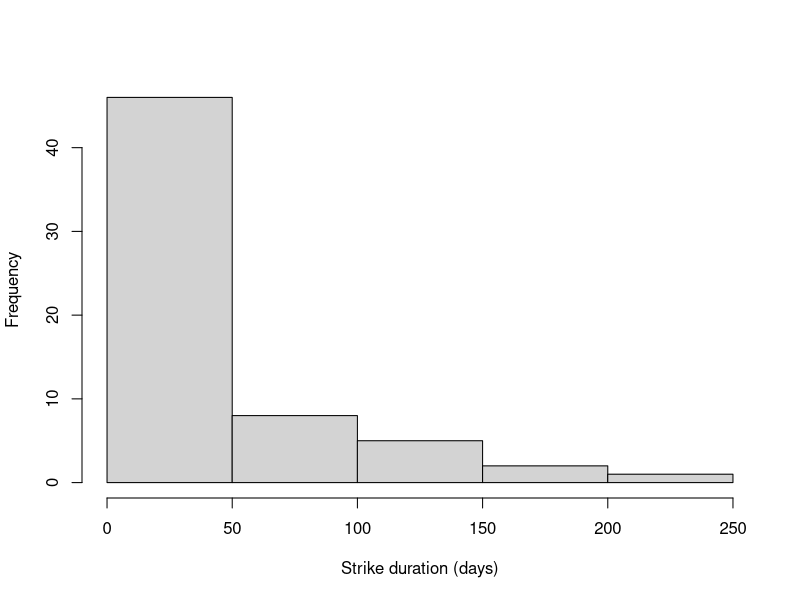

Generate this figure with R:
## strike data set ##

# Setting working directory (customize)
setwd("/Users/miguel/Dropbox/STAT-2017")

# Importing data #
strike <- read.csv("Data/strike.csv")
str(strike)
summary(strike)

# Figure 8.1 (customize) #
pdf("Figures/fig 8.1.pdf", width=3.25, height=3.5, pointsize=7)
hist(strike$duration, main="", xlab="Strike duration (days)")
dev.off()

# Mean and standard deviation #
mean(strike$duration)
sd(strike$duration)

# Skewness and kurtosis (install e1071 package first) #
library(e1071)
skewness(strike$duration)
kurtosis(strike$duration)

# Compare with random sample from exponential #
x <- rexp(1000, rate=1/42.67)
mean(x)
sd(x)
skewness(x)
kurtosis(x)
